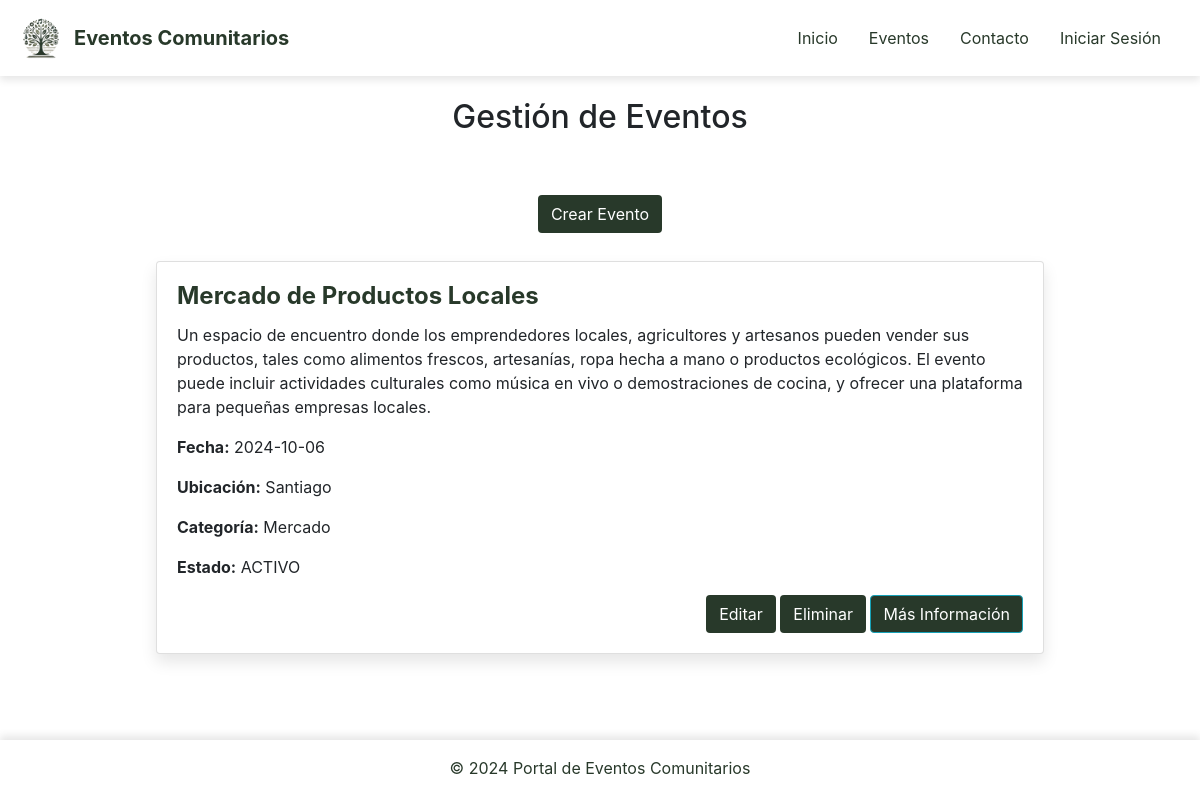
The page /eventos.php on the database its author committed.
### tables this page shows
CREATE TABLE `eventos` (
  `id` int(11) NOT NULL,
  `titulo` varchar(255) DEFAULT NULL,
  `descripcion` text DEFAULT NULL,
  `fecha` date DEFAULT NULL,
  `ubicacion` varchar(255) DEFAULT NULL,
  `categoria` varchar(100) DEFAULT NULL,
  `creado_por` int(11) DEFAULT NULL,
  `ESTADO` enum('ACTIVO','ANULADO') DEFAULT 'ACTIVO'
);

### eventos.php (the view)
<?php include 'templates/header.php'; ?>
<?php include 'includes/db.php'; ?>
<h2 class="text-center mb-3">Gestión de Eventos</h2>
<div class="container">
    <div class="text-center mb-2">
        <a href="crear_evento.php" class="btn btn-custom">Crear Evento</a>
    </div>
    <div class="event-container">
        <?php
        $sql = "SELECT * FROM eventos";
        $result = $conn->query($sql);
        if ($result->num_rows > 0) {
            while ($row = $result->fetch_assoc()) {
        ?>
            <div class="card mb-4">
                <div class="card-body">
                    <h5 class="card-title"><?php echo htmlspecialchars($row['titulo']); ?></h5>
                    <p class="card-text"><?php echo htmlspecialchars($row['descripcion']); ?></p>
                    <p><strong>Fecha:</strong> <?php echo htmlspecialchars($row['fecha']); ?></p>
                    <p><strong>Ubicación:</strong> <?php echo htmlspecialchars($row['ubicacion']); ?></p>
                    <p><strong>Categoría:</strong> <?php echo htmlspecialchars($row['categoria']); ?></p>
                    <p><strong>Estado:</strong> <?php echo htmlspecialchars($row['ESTADO']); ?></p>
                    <div class="text-right">
                        <a href="editar_evento.php?id=<?php echo $row['id']; ?>" class="btn btn-custom">Editar</a>
                        <a href="message.php?action=delete&id=<?php echo $row['id']; ?>&message=¿Estás seguro de que deseas eliminar este evento?&redirect=eliminar_evento.php" class="btn btn-custom btn-danger-custom">Eliminar</a>
                        <a href="detalle_evento.php?id=<?php echo $row['id']; ?>" class="btn btn-custom btn-info">Más Información</a>
                    </div>
                </div>
            </div>
        <?php
            }
        } else {
            echo "<p class='no-events-message text-center'>No hay eventos disponibles en este momento.</p>";
        }
        ?>
    </div>
</div>
<?php include 'templates/footer.php'; ?>

### assets/css/style.css (style rules this page uses)
body, html { height: 100%; margin: 0; font-family: 'Arial', sans-serif; background-color: #ffffff; display: flex; flex-direction: column; justify-content: space-between; height: 100%; }
.container { background-color: #ffffff !important; padding: 20px; margin: 0 auto; max-width: 1200px; }
h2 { margin-top: 10px; margin-bottom: 10px; }
.text-center.mb-3 { margin-bottom: 10px; }
.event-container { display: flex; flex-wrap: wrap; justify-content: center; gap: 20px; width: 100%; padding: 20px 0; }
.card { background-color: white; width: 80%; margin-bottom: 20px; border: none; box-shadow: 0 8px 16px rgba(0, 0, 0, 0.1); transition: all 0.3s ease; }
.card-title { font-size: 1.5rem; font-weight: bold; color: #28392a; }
.btn-custom { background-color: #28392a !important; color: white !important; border: 2px solid #28392a; padding: 12px; border-radius: 25px; font-size: 16px; cursor: pointer; transition: all 0.3s ease; }
.btn-danger-custom { background-color: #28392a !important; color: white !important; padding: 12px 40px; border-radius: 50px; font-size: 16px; border: none; cursor: pointer; transition: background-color 0.3s ease, box-shadow 0.3s ease; }
.btn-custom { background-color: #28392a; color: white; padding: 15px 30px; border: none; border-radius: 5px; cursor: pointer; transition: background-color 0.3s ease; }

### rows shown on the page
eventos: titulo "Mercado de Productos Locales", descripcion "Un espacio de encuentro donde los emprendedores locales, agricultores y artesanos pueden vender sus productos, tales como alimentos frescos, artesanías, ropa hecha a mano o productos ecológicos. El evento puede incluir actividades culturales como música en vivo o demostraciones de cocina, y ofrecer una plataforma para pequeñas empresas locales.", fecha "2024-10-06", ubicacion "Santiago", categoria "Mercado", ESTADO "ACTIVO"
